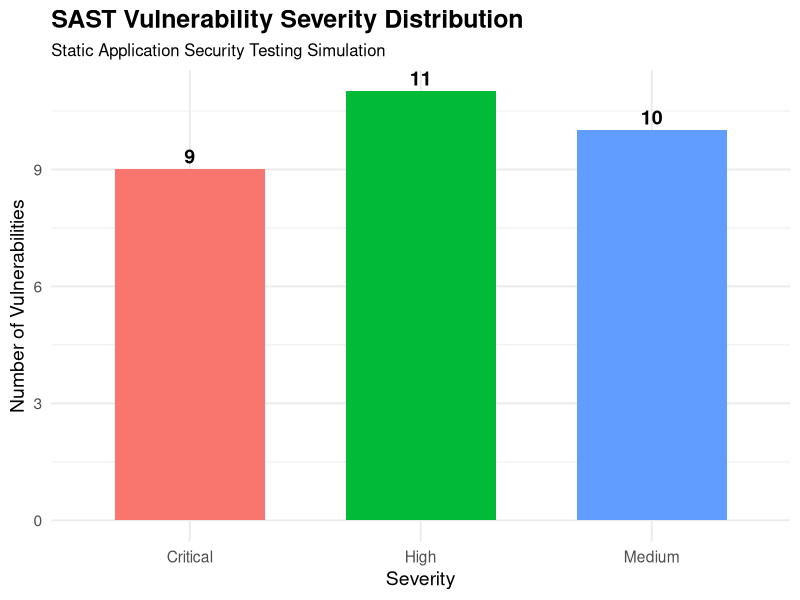
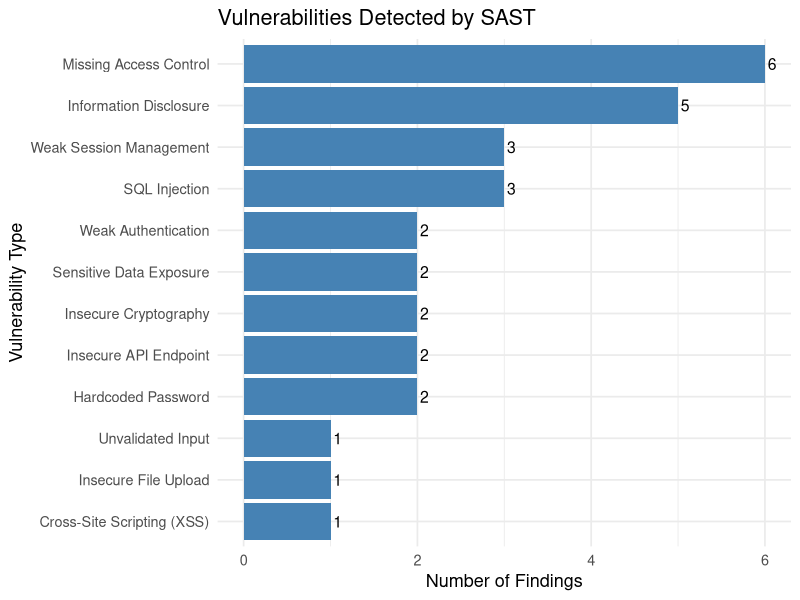
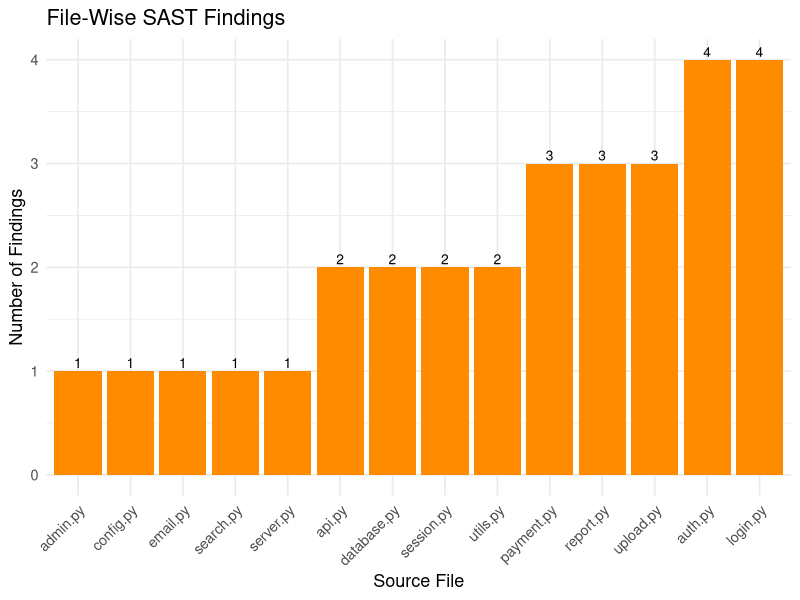
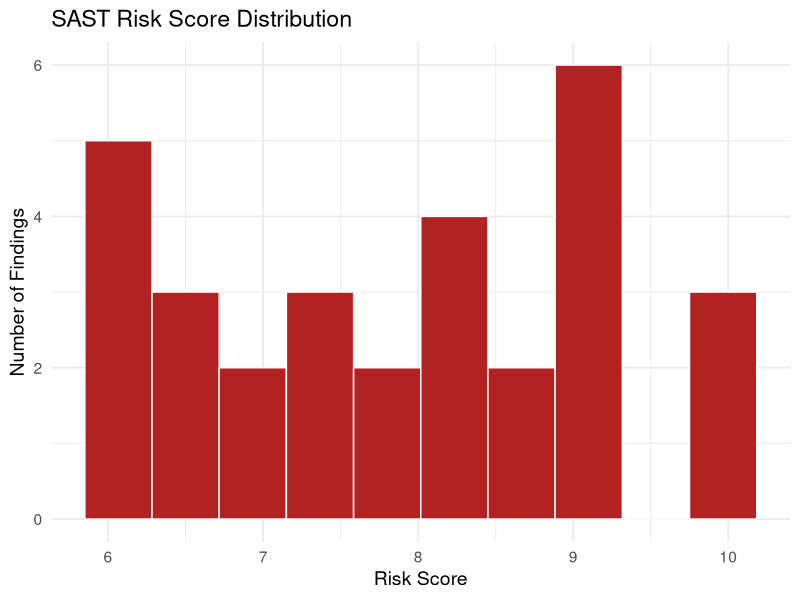
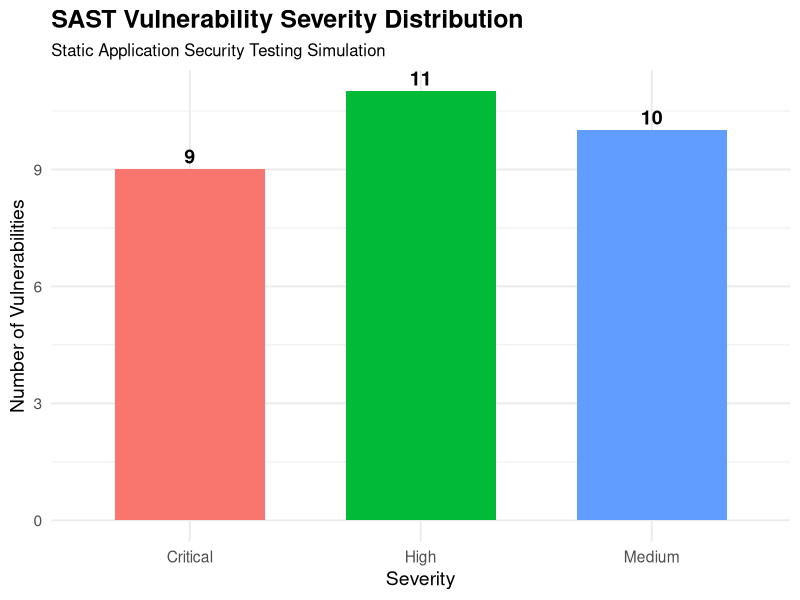
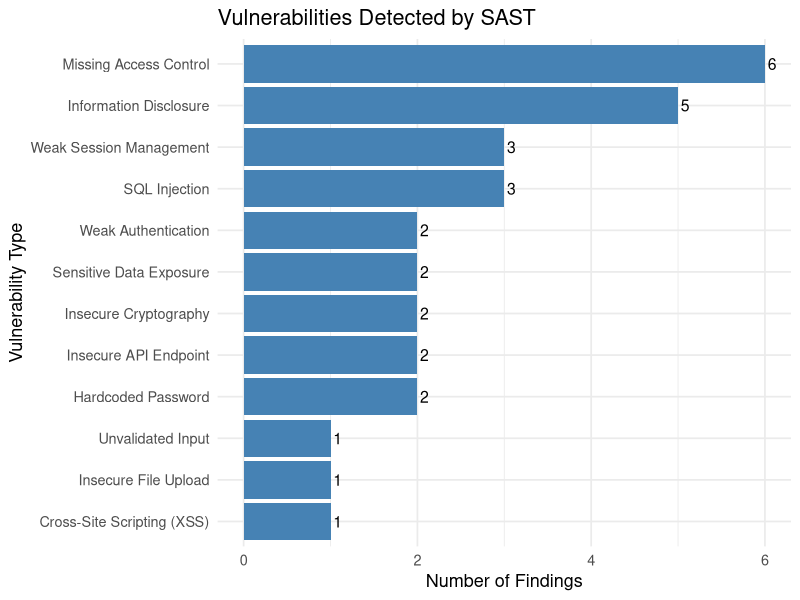
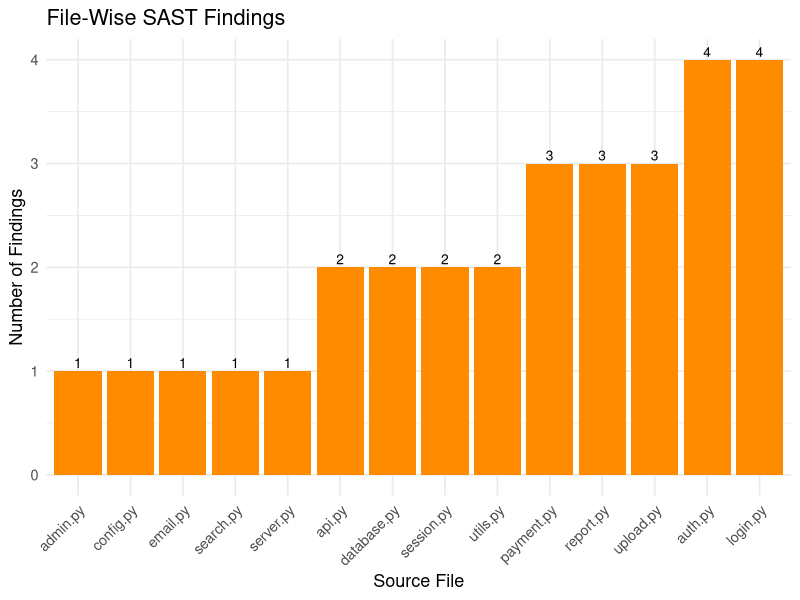
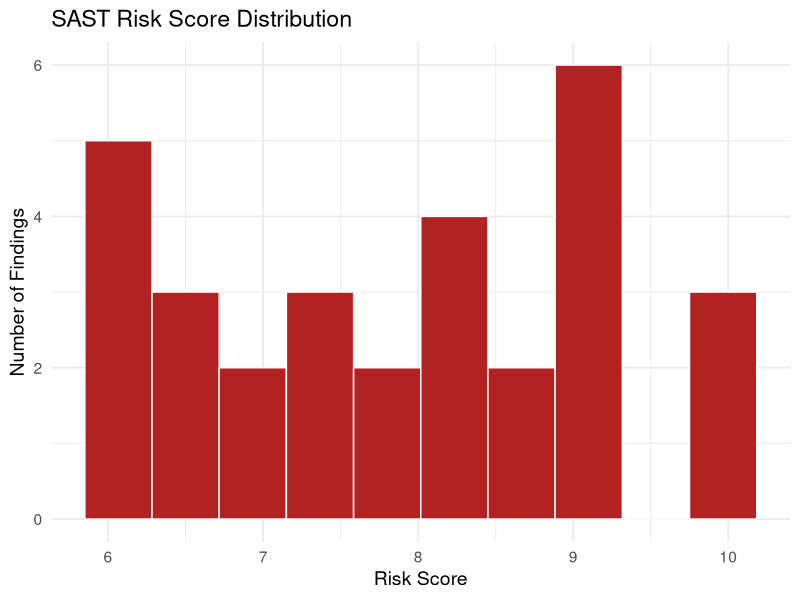

These figures' R source, in order:
# ================================================================
# CO3 PART 1
# STATIC APPLICATION SECURITY TESTING (SAST) SIMULATION
# ================================================================

# ------------------------------------------------
# 1. LOAD REQUIRED LIBRARIES
# ------------------------------------------------

library(ggplot2)
library(dplyr)
library(tidyr)
library(scales)

# ------------------------------------------------
# 2. PROJECT INFORMATION
# ------------------------------------------------

cat("\n")
cat("============================================================\n")
cat("       CO3 PART 1 - SAST SECURITY SIMULATION\n")
cat("============================================================\n")
cat("Subject : DevSecOps Engineering and Application Security\n")
cat("Activity: Static Application Security Testing (SAST)\n")
cat("Language: R Programming\n")
cat("============================================================\n\n")


# ------------------------------------------------
# 3. CREATE SYNTHETIC SOURCE CODE DATA
# ------------------------------------------------
# Simulates files scanned by a SAST tool

source_files <- data.frame(
  File_ID = 1:15,
  
  File_Name = c(
    "login.py",
    "database.py",
    "auth.py",
    "payment.py",
    "user.py",
    "api.py",
    "config.py",
    "admin.py",
    "upload.py",
    "search.py",
    "session.py",
    "report.py",
    "email.py",
    "server.py",
    "utils.py"
  ),
  
  Language = c(
    "Python",
    "Python",
    "Python",
    "Python",
    "Python",
    "Python",
    "Python",
    "Python",
    "Python",
    "Python",
    "Python",
    "Python",
    "Python",
    "Python",
    "Python"
  ),
  
  Lines_of_Code = c(
    245, 380, 310, 425, 190,
    510, 150, 275, 330, 290,
    365, 220, 180, 450, 205
  )
)

cat("SOURCE CODE FILES SCANNED\n")
cat("------------------------------------------------------------\n")
print(source_files)


# ------------------------------------------------
# 4. SAST VULNERABILITY DATABASE
# ------------------------------------------------

vulnerability_types <- data.frame(
  
  Vulnerability_ID = paste0("V", sprintf("%02d", 1:15)),
  
  Vulnerability = c(
    "SQL Injection",
    "Hardcoded Password",
    "Cross-Site Scripting (XSS)",
    "Weak Authentication",
    "Command Injection",
    "Insecure File Upload",
    "Unvalidated Input",
    "Insecure Cryptography",
    "Information Disclosure",
    "Debug Mode Enabled",
    "Path Traversal",
    "Missing Access Control",
    "Weak Session Management",
    "Insecure API Endpoint",
    "Sensitive Data Exposure"
  ),
  
  Severity = c(
    "Critical",
    "High",
    "High",
    "High",
    "Critical",
    "High",
    "Medium",
    "Medium",
    "Medium",
    "Low",
    "High",
    "Critical",
    "High",
    "Medium",
    "High"
  ),
  
  CWE = c(
    "CWE-89",
    "CWE-798",
    "CWE-79",
    "CWE-287",
    "CWE-78",
    "CWE-434",
    "CWE-20",
    "CWE-327",
    "CWE-200",
    "CWE-489",
    "CWE-22",
    "CWE-862",
    "CWE-613",
    "CWE-918",
    "CWE-200"
  ),
  
  Risk_Score = c(
    9.8, 8.5, 8.2, 8.0, 9.1,
    8.1, 6.5, 6.8, 5.9, 3.1,
    7.8, 9.0, 7.5, 6.7, 8.3
  )
)

cat("\n")
cat("SAST VULNERABILITY RULE DATABASE\n")
cat("------------------------------------------------------------\n")
print(vulnerability_types)


# ------------------------------------------------
# 5. SIMULATE SAST SCAN
# ------------------------------------------------

set.seed(58)

# Randomly select files for vulnerability findings
selected_files <- sample(
  source_files$File_Name,
  size = 30,
  replace = TRUE
)

# Randomly select vulnerabilities
selected_vulnerabilities <- sample(
  1:nrow(vulnerability_types),
  size = 30,
  replace = TRUE
)

# Create findings
sast_findings <- data.frame(
  Finding_ID = paste0(
    "SAST-",
    sprintf("%03d", 1:30)
  ),
  
  File_Name = selected_files,
  
  Vulnerability_ID =
    vulnerability_types$Vulnerability_ID[
      selected_vulnerabilities
    ],
  
  Vulnerability =
    vulnerability_types$Vulnerability[
      selected_vulnerabilities
    ],
  
  Severity =
    vulnerability_types$Severity[
      selected_vulnerabilities
    ],
  
  CWE =
    vulnerability_types$CWE[
      selected_vulnerabilities
    ],
  
  Risk_Score =
    vulnerability_types$Risk_Score[
      selected_vulnerabilities
    ]
)

# Add simulated line numbers
sast_findings$Line_Number <- sample(
  10:450,
  nrow(sast_findings),
  replace = TRUE
)

# Add status
sast_findings$Status <- ifelse(
  sast_findings$Severity %in%
    c("Critical", "High"),
  "Open - Immediate Fix",
  "Open - Review"
)

cat("\n")
cat("============================================================\n")
cat("              SAST SCAN COMPLETED\n")
cat("============================================================\n")

cat("\nTotal Source Files Scanned :", nrow(source_files))
cat("\nTotal Lines of Code       :",
    format(sum(source_files$Lines_of_Code), big.mark = ","))
cat("\nTotal Findings            :", nrow(sast_findings))
cat("\n")


# ------------------------------------------------
# 6. DISPLAY SAST FINDINGS
# ------------------------------------------------

cat("\n")
cat("SAST FINDINGS\n")
cat("------------------------------------------------------------\n")

print(sast_findings)


# ------------------------------------------------
# 7. SEVERITY ANALYSIS
# ------------------------------------------------

severity_summary <- sast_findings %>%
  
  count(Severity) %>%
  
  mutate(
    Percentage =
      round(
        n / sum(n) * 100,
        2
      )
  )

# Maintain correct security order
severity_summary$Severity <- factor(
  severity_summary$Severity,
  levels = c(
    "Critical",
    "High",
    "Medium",
    "Low"
  )
)

severity_summary <- severity_summary %>%
  arrange(Severity)

cat("\n")
cat("============================================================\n")
cat("              SEVERITY SUMMARY\n")
cat("============================================================\n")

print(severity_summary)


# ------------------------------------------------
# 8. VULNERABILITY TYPE SUMMARY
# ------------------------------------------------

vulnerability_summary <- sast_findings %>%
  
  count(Vulnerability, Severity) %>%
  
  arrange(desc(n))

cat("\n")
cat("============================================================\n")
cat("          VULNERABILITY TYPE SUMMARY\n")
cat("============================================================\n")

print(vulnerability_summary)


# ------------------------------------------------
# 9. FILE-WISE VULNERABILITY SUMMARY
# ------------------------------------------------

file_summary <- sast_findings %>%
  
  count(File_Name, name = "Vulnerabilities") %>%
  
  arrange(desc(Vulnerabilities))

cat("\n")
cat("============================================================\n")
cat("             FILE-WISE FINDINGS\n")
cat("============================================================\n")

print(file_summary)


# ------------------------------------------------
# 10. CRITICAL AND HIGH RISK FINDINGS
# ------------------------------------------------

high_risk <- sast_findings %>%
  
  filter(
    Severity %in%
      c("Critical", "High")
  ) %>%
  
  arrange(
    desc(Risk_Score)
  )

cat("\n")
cat("============================================================\n")
cat("       CRITICAL / HIGH RISK VULNERABILITIES\n")
cat("============================================================\n")

print(high_risk)


# ------------------------------------------------
# 11. SECURITY RISK SCORE ANALYSIS
# ------------------------------------------------

average_risk <- mean(
  sast_findings$Risk_Score
)

maximum_risk <- max(
  sast_findings$Risk_Score
)

critical_count <- sum(
  sast_findings$Severity == "Critical"
)

high_count <- sum(
  sast_findings$Severity == "High"
)

medium_count <- sum(
  sast_findings$Severity == "Medium"
)

low_count <- sum(
  sast_findings$Severity == "Low"
)

cat("\n")
cat("============================================================\n")
cat("              RISK ANALYSIS\n")
cat("============================================================\n")

cat("\nAverage Risk Score :", round(average_risk, 2))
cat("\nMaximum Risk Score :", round(maximum_risk, 2))
cat("\nCritical Findings  :", critical_count)
cat("\nHigh Findings      :", high_count)
cat("\nMedium Findings    :", medium_count)
cat("\nLow Findings       :", low_count)
cat("\n")


# ------------------------------------------------
# 12. SECURITY GATE DECISION
# ------------------------------------------------
# DevSecOps security gate:
# Critical or High vulnerabilities cause failure.

if (
  critical_count > 0 |
  high_count > 0
) {
  
  security_status <- "FAILED"
  
  security_message <-
    "Critical/High vulnerabilities detected. Fix before deployment."
  
} else {
  
  security_status <- "PASSED"
  
  security_message <-
    "No Critical/High vulnerabilities detected."
}


cat("\n")
cat("============================================================\n")
cat("                 SECURITY GATE\n")
cat("============================================================\n")

cat("\nSecurity Status :", security_status)
cat("\nDecision        :", security_message)
cat("\n")


# ------------------------------------------------
# 13. SAST SUMMARY TABLE
# ------------------------------------------------

summary_table <- data.frame(
  
  Metric = c(
    "Files Scanned",
    "Lines of Code",
    "Total Findings",
    "Critical",
    "High",
    "Medium",
    "Low",
    "Average Risk Score",
    "Maximum Risk Score",
    "Security Gate"
  ),
  
  Result = c(
    nrow(source_files),
    format(
      sum(source_files$Lines_of_Code),
      big.mark = ","
    ),
    nrow(sast_findings),
    critical_count,
    high_count,
    medium_count,
    low_count,
    round(average_risk, 2),
    round(maximum_risk, 2),
    security_status
  )
)

cat("\n")
cat("============================================================\n")
cat("               SAST FINAL SUMMARY TABLE\n")
cat("============================================================\n")

print(summary_table)


# ------------------------------------------------
# 14. GRAPH 1 - SEVERITY DISTRIBUTION
# ------------------------------------------------

p1 <- ggplot(
  severity_summary,
  aes(
    x = Severity,
    y = n,
    fill = Severity
  )
) +
  
  geom_col(
    width = 0.65
  ) +
  
  geom_text(
    aes(
      label = n
    ),
    vjust = -0.4,
    size = 5,
    fontface = "bold"
  ) +
  
  labs(
    title =
      "SAST Vulnerability Severity Distribution",
    
    subtitle =
      "Static Application Security Testing Simulation",
    
    x = "Severity",
    
    y = "Number of Vulnerabilities"
  ) +
  
  theme_minimal(base_size = 14) +
  
  theme(
    plot.title =
      element_text(
        face = "bold",
        size = 18
      ),
    
    plot.subtitle =
      element_text(
        size = 12
      ),
    
    legend.position = "none"
  )

print(p1)


# ------------------------------------------------
# 15. GRAPH 2 - VULNERABILITY TYPES
# ------------------------------------------------

p2 <- sast_findings %>%
  
  count(Vulnerability) %>%
  
  arrange(n) %>%
  
  ggplot(
    aes(
      x = n,
      y = reorder(Vulnerability, n)
    )
  ) +
  
  geom_col(
    fill = "steelblue"
  ) +
  
  geom_text(
    aes(
      label = n
    ),
    hjust = -0.3,
    size = 4
  ) +
  
  labs(
    title =
      "Vulnerabilities Detected by SAST",
    
    x =
      "Number of Findings",
    
    y =
      "Vulnerability Type"
  ) +
  
  theme_minimal(
    base_size = 13
  )

print(p2)


# ------------------------------------------------
# 16. GRAPH 3 - FILE-WISE FINDINGS
# ------------------------------------------------

p3 <- file_summary %>%
  
  ggplot(
    aes(
      x = reorder(
        File_Name,
        Vulnerabilities
      ),
      
      y = Vulnerabilities
    )
  ) +
  
  geom_col(
    fill = "darkorange"
  ) +
  
  geom_text(
    aes(
      label = Vulnerabilities
    ),
    vjust = -0.3,
    size = 3.5
  ) +
  
  labs(
    title =
      "File-Wise SAST Findings",
    
    x =
      "Source File",
    
    y =
      "Number of Findings"
  ) +
  
  theme_minimal(
    base_size = 13
  ) +
  
  theme(
    axis.text.x =
      element_text(
        angle = 45,
        hjust = 1
      )
  )

print(p3)


# ------------------------------------------------
# 17. GRAPH 4 - RISK SCORE DISTRIBUTION
# ------------------------------------------------

p4 <- ggplot(
  sast_findings,
  aes(
    x = Risk_Score
  )
) +
  
  geom_histogram(
    bins = 10,
    fill = "firebrick",
    color = "white"
  ) +
  
  labs(
    title =
      "SAST Risk Score Distribution",
    
    x =
      "Risk Score",
    
    y =
      "Number of Findings"
  ) +
  
  theme_minimal(
    base_size = 14
  )

print(p4)


# ------------------------------------------------
# 18. EXPORT DATA TO CSV
# ------------------------------------------------

write.csv(
  sast_findings,
  "CO3_PART1_SAST_Findings.csv",
  row.names = FALSE
)

write.csv(
  summary_table,
  "CO3_PART1_SAST_Summary.csv",
  row.names = FALSE
)

write.csv(
  severity_summary,
  "CO3_PART1_Severity_Summary.csv",
  row.names = FALSE
)


# ------------------------------------------------
# 19. SAVE GRAPHS
# ------------------------------------------------

ggsave(
  "CO3_PART1_Severity_Distribution.png",
  p1,
  width = 10,
  height = 6,
  dpi = 300
)

ggsave(
  "CO3_PART1_Vulnerability_Types.png",
  p2,
  width = 11,
  height = 7,
  dpi = 300
)

ggsave(
  "CO3_PART1_File_Wise_Findings.png",
  p3,
  width = 11,
  height = 7,
  dpi = 300
)

ggsave(
  "CO3_PART1_Risk_Distribution.png",
  p4,
  width = 10,
  height = 6,
  dpi = 300
)


# ------------------------------------------------
# 20. FINAL REPORT
# ------------------------------------------------

cat("\n\n")
cat("============================================================\n")
cat("             FINAL SAST SECURITY REPORT\n")
cat("============================================================\n")

cat("\nApplication Scan       : COMPLETED")
cat("\nSource Files Scanned   :", nrow(source_files))

cat(
  "\nTotal Lines Scanned    :",
  format(
    sum(source_files$Lines_of_Code),
    big.mark = ","
  )
)

cat("\nTotal Vulnerabilities  :", nrow(sast_findings))

cat("\n\nSeverity Distribution:")
cat("\n  Critical :", critical_count)
cat("\n  High     :", high_count)
cat("\n  Medium   :", medium_count)
cat("\n  Low      :", low_count)

cat(
  "\n\nAverage Risk Score     :",
  round(average_risk, 2)
)

cat(
  "\nMaximum Risk Score     :",
  round(maximum_risk, 2)
)

cat("\n\nSECURITY GATE          :", security_status)

cat("\n\nRecommendation:")
cat(
  "\n",
  security_message
)

cat("\n\n============================================================\n")
cat("              CO3 PART 1 COMPLETED\n")
cat("============================================================\n")
